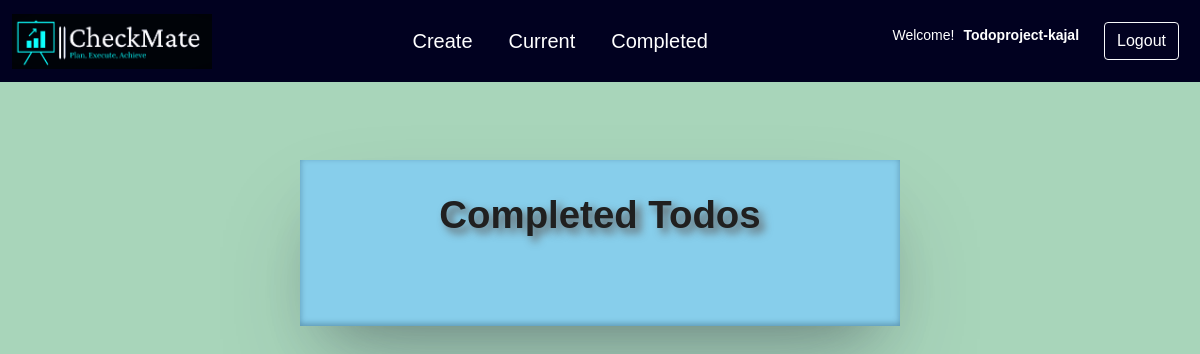
/completed/ (signed in), run on an earlier commit of the app's database.
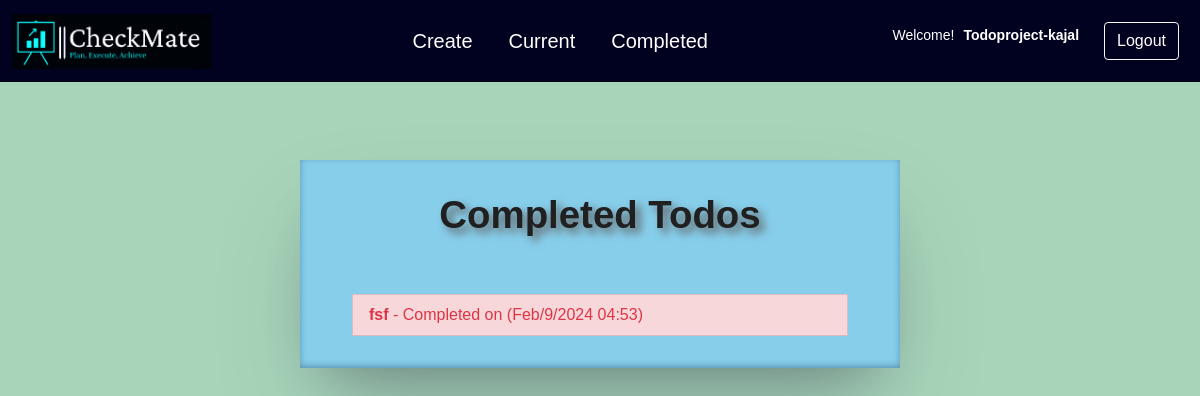
And on a later commit of the database.
### ToDoApp/models.py (models this page shows, shortened)
class Work(models.Model):
    user = models.ForeignKey(User, on_delete=models.CASCADE)
    title = models.CharField(max_length=100)
    journal = models.TextField(blank=True)
    created = models.DateTimeField(auto_now_add=True)
    completed = models.DateTimeField(null=True, blank=True)
    important = models.BooleanField(default=False)

### ToDoApp/views.py (the view)
# urls.py: path('completed/', user_views.completedtodo, name='completedtodo'),
@login_required
def completedtodo(request):
    todos = Work.objects.filter(
        user=request.user, completed__isnull=False).order_by('-completed')
    return render(request, 'ToDoApp/completedtodo.html', {'todos': todos})

### ToDoApp/templates/ToDoApp/completedtodo.html
{% extends "base.html" %}
{% block content %}
<div style="background-color:skyblue; margin-left: auto;
margin-right: auto; width:50%; height:80%; box-shadow: rgba(50, 50, 93, 0.25) 0px 50px 100px -20px, rgba(0, 0, 0, 0.3) 0px 30px 60px -30px, rgba(10, 37, 64, 0.35) 0px -2px 6px 0px inset;">
    <div class="row justify-content-center mt-5">
        <div class="col-md-10" style="margin-top:2rem; text-align:center; ">
            <h1 style="color:#202020; font-weight: 700; font-size:2.4rem;text-align: center; text-shadow:5px 5px 8px #606060;">Completed Todos</h1>
        </div>
    </div>
    <div class="row justify-content-center mt-5">
        <div class="col-md-10" >
            <div class="list-group-text-warning" style="margin-bottom:2rem;">
                {% for todo in todos %}
                    <a href="{% url 'viewtodo' todo.id %}" class="list-group-item text-danger list-group-item-action{% if todo.important %} list-group-item-danger{% endif %}"><b>{{ todo.title }}</b> - Completed on ({{ todo.completed|date:'M/j/Y H:i' }})
                    <br>
                    </a>
                {% endfor %}
            </div>
        </div>
    </div>
</div>
{% endblock %}

### templates/base.html (shortened to what this page needs)
{% load static %}
<!doctype html>
<html lang="en">
  <head>
    <link href="https://cdn.jsdelivr.net/npm/bootstrap@5.0.2/dist/css/bootstrap.min.css" rel="stylesheet">
    <link rel="stylesheet" href="https://maxcdn.bootstrapcdn.com/font-awesome/4.7.0/css/font-awesome.min.css">
    <link rel="stylesheet" href="{% static "app.css" %}" />
  </head>
  <body class="backgroundi">
    <nav class="navbar navbar-expand-lg navbar-dark" >
      <div class="container-fluid">
        <a class="navbar-brand" href="{% url 'home' %}"><img src="{% static "images/pic.png"%}" style="height: 55px; width: 200px;"></a>
        <div class="collapse navbar-collapse" id="navbarSupportedContent">
          {% if user.is_authenticated %}
          <ul class="navbar-nav ms-auto mb-2 mb-lg-0">
            <li class="nav-item">
              <a class="nav-link active "aria-current="page" href="{% url "createtodo" %}">Create</a>
            </li>
            <li class="nav-item">
              <a class="nav-link active " aria-current="page "href="{% url "currentuser" %}">Current</a>
            </li>
            <li class="nav-item">
                <a class="nav-link active " aria-current="page "href="{% url "completedtodo" %}">Completed</a>
              </li>
          </ul>
          {% endif %}
          <ul class="navbar-nav ms-auto mb-2 mb-lg-0">
            {% if user.is_authenticated %}
            <div style="margin-right:1rem; margin-top:10px;">
              <small class="title " style="color:white; ">Welcome!<b style="margin-left:9px;">{{user.username}} </b> </small>
            </div>
              <li class="nav-but">
                <a class="btn btn-outline-light" href="{% url 'logoutuser' %}">Logout</a>
              </li>
            {% endif %}
          </ul>
        </div>
      </div>
    </nav>
    <section style="margin-top: 10rem;">
    {% block content %}
    {% endblock %}
  </body>
</html>

### static/app.css (style rules this page uses)
body { margin: 0; padding: 0; font-family: 'Poppins', sans-serif; }
.navbar { width: 100%; position: fixed; top: 0; left: 0; background-color: rgb(1, 1, 32); z-index: 1; }
.navbar .navbar-nav .nav-item a { padding: 18px; font-size: 1.25rem; }
.navbar .navbar-nav .nav-but { padding: 9px; }
.backgroundi { background-color: #A8D5BAFF; background-repeat: no-repeat; background-size: cover; }
a:link { color: #fff; text-decoration: none; }

What changed in the data, as far as the page shows it:
added Work: title "fsf", completed "Feb/9/2024 04:53"
